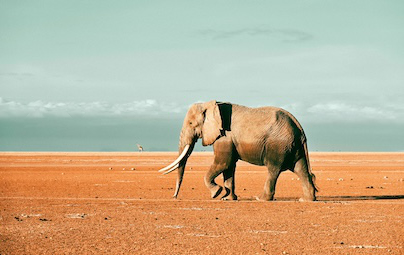
#> input picture final_result.png, 404 x 255 px
$ python seam_carving.py 3 final_result.png out
#> lines starting #> are read from the running program, lines starting #| are printed output that depends on the picture
#!/usr/bin/env python3
"""
Seam Carving Implementation

Usage:
    ./seam_carving.py <num_seams> <image_file> <output_directory>

Example:
    ./seam_carving.py 50 experimentacion/elefante.jpg ./
"""

import sys
import os
import time  # Module to measure wall and CPU time
import numpy as np
import matplotlib.pyplot as plt
import matplotlib.image as mpimg
from math import sqrt
from typing import List, Tuple


def color_sum(img: np.ndarray) -> np.ndarray:
    """
    Create a matrix by adding a black border around the image and
    computing the sum of the RGB values for each pixel.

    :param img: Input image as a numpy array of shape (height, width, channels)
    :return: New matrix with a 1-pixel black border (shape: (height+2, width+2))
    """
    height, width, _ = img.shape
    # Initialize a new matrix with an extra border filled with zeros (black)
    new_matrix = np.zeros((height + 2, width + 2))
    # Loop over each pixel in the original image
    for i in range(height):
        for j in range(width):
            # Place the sum of the RGB values in the corresponding position,
            # offset by one in both dimensions due to the added border.
            new_matrix[i + 1, j + 1] = np.sum(img[i, j])
    return new_matrix


def energy(matrix: np.ndarray, i: int, j: int) -> float:
    """
    Compute the energy of the pixel at (i, j) using the defined formula.
    A black border (value 0) is assumed outside the image.

    :param matrix: Matrix from color_sum with a black border.
    :param i: Row index.
    :param j: Column index.
    :return: Energy value.
    """
    # Get brightness values from the 8 neighbors (using 0 for missing neighbors)
    a = matrix[i - 1, j - 1] if i > 0 and j > 0 else 0
    b = matrix[i - 1, j] if i > 0 else 0
    c = matrix[i - 1, j + 1] if i > 0 and j < matrix.shape[1] - 1 else 0
    d = matrix[i, j - 1] if j > 0 else 0
    f = matrix[i, j + 1] if j < matrix.shape[1] - 1 else 0
    g = matrix[i + 1, j - 1] if i < matrix.shape[0] - 1 and j > 0 else 0
    h = matrix[i + 1, j] if i < matrix.shape[0] - 1 else 0
    ii = (
        matrix[i + 1, j + 1]
        if i < matrix.shape[0] - 1 and j < matrix.shape[1] - 1
        else 0
    )

    # Compute differences in horizontal and vertical directions
    x = a + 2 * d + g - c - 2 * f - ii
    y = a + 2 * b + c - g - 2 * h - ii
    # Return the Euclidean norm of the differences (the energy)
    return sqrt(x**2 + y**2)


def energy_matrix(matrix: np.ndarray) -> np.ndarray:
    """
    Compute the energy for each pixel (excluding the border).

    :param matrix: Matrix from color_sum.
    :return: 2D numpy array of energy values.
    """
    height = matrix.shape[0] - 2  # Remove border rows
    width = matrix.shape[1] - 2  # Remove border columns
    new_matrix = np.zeros((height, width))
    # Compute energy for each pixel inside the original image area
    for i in range(1, matrix.shape[0] - 1):
        for j in range(1, matrix.shape[1] - 1):
            new_matrix[i - 1, j - 1] = energy(matrix, i, j)
    return new_matrix


def find_path(energy_mat: np.ndarray) -> List[List]:
    """
    Compute the cumulative energy (cost) matrix and record the direction for backtracking.

    Each element in the returned matrix is a pair [cumulative_cost, direction] where
    direction is -1, 0, or 1 indicating the previous column offset.

    :param energy_mat: 2D numpy array of energy values.
    :return: Cumulative cost matrix as a list of lists.
    """
    # Convert the energy matrix to a list of lists for easier manipulation
    path_matrix = energy_mat.tolist()
    height = len(path_matrix)
    width = len(path_matrix[0])

    # Initialize the first row: cost equals energy, with a dummy direction 0
    for j in range(width):
        path_matrix[0][j] = [path_matrix[0][j], 0]

    # Use dynamic programming to fill the rest of the path matrix
    for i in range(1, height):
        # Process first column separately
        prev_mid = path_matrix[i - 1][0][0]
        prev_right = path_matrix[i - 1][1][0] if width > 1 else float("inf")
        if prev_mid <= prev_right:
            path_matrix[i][0] = [prev_mid + path_matrix[i][0], 0]
        else:
            path_matrix[i][0] = [prev_right + path_matrix[i][0], 1]

        # Process middle columns
        for j in range(1, width - 1):
            left_cost = path_matrix[i - 1][j - 1][0]
            mid_cost = path_matrix[i - 1][j][0]
            right_cost = path_matrix[i - 1][j + 1][0]
            min_cost = min(left_cost, mid_cost, right_cost)
            # Set direction based on which neighbor provided the minimum cost
            if min_cost == left_cost:
                direction = -1
            elif min_cost == mid_cost:
                direction = 0
            else:
                direction = 1
            path_matrix[i][j] = [min_cost + path_matrix[i][j], direction]

        # Process last column separately
        if width > 1:
            left_cost = path_matrix[i - 1][width - 2][0]
            mid_cost = path_matrix[i - 1][width - 1][0]
            if left_cost <= mid_cost:
                path_matrix[i][width - 1] = [left_cost + path_matrix[i][width - 1], -1]
            else:
                path_matrix[i][width - 1] = [mid_cost + path_matrix[i][width - 1], 0]

    return path_matrix


def min_in_list(lst: List[List]) -> Tuple[List, int]:
    """
    Find the element with the minimum cumulative cost in a list of [cost, direction] pairs.

    :param lst: List of pairs.
    :return: Tuple of the pair and its index.
    """
    min_val = lst[0][0]
    pos = 0
    for i in range(len(lst)):
        if lst[i][0] < min_val:
            min_val = lst[i][0]
            pos = i
    return lst[pos], pos


def retrieve_seam(path_matrix: List[List]) -> List[int]:
    """
    Backtrack through the cumulative cost matrix to retrieve the seam.

    :param path_matrix: Matrix computed by find_path.
    :return: List of column indices (one per row) representing the seam.
    """
    seam = []
    # Find the minimum cost in the bottom row and its column index
    _, pos = min_in_list(path_matrix[-1])
    height = len(path_matrix)
    # Backtrack from bottom to top using the stored direction
    for i in range(height - 1, -1, -1):
        seam.append(pos)
        _, direction = path_matrix[i][pos]
        pos += direction  # Move to the corresponding column in the previous row
    seam.reverse()  # Reverse to have the seam from top to bottom
    return seam


def remove_seam(image: np.ndarray, seam: List[int]) -> np.ndarray:
    """
    Remove the specified seam from the image.

    :param image: Original image as a numpy array.
    :param seam: List of column indices to remove (one per row).
    :return: New image with one less column.
    """
    h, w, c = image.shape
    # Initialize a new image with one fewer column
    new_image = np.zeros((h, w - 1, c), dtype=image.dtype)
    # Loop through each row and delete the pixel at the specified column
    for i in range(h):
        new_image[i, :, :] = np.delete(image[i, :, :], seam[i], axis=0)
    return new_image


def process_seam(image: np.ndarray) -> np.ndarray:
    """
    Process the image by removing one seam and print dimensions before and after removal.

    :param image: Input image as a numpy array.
    :return: New image with one seam removed.
    """
    # Print the dimensions before seam removal
    print("Image dimensions:", image.shape)
    # Calculate the color sum with border
    cs = color_sum(image)
    # Calculate the energy matrix
    em = energy_matrix(cs)
    # Compute the cumulative cost matrix and directions
    path_mat = find_path(em)
    # Retrieve the optimal seam based on the cumulative cost
    seam = retrieve_seam(path_mat)
    # Remove the seam from the image
    new_img = remove_seam(image, seam)
    # Print the dimensions after seam removal
    print("Image dimensions after seam removal:", new_img.shape)
    return new_img


def final_function(num_seams: int, image_file: str, output_dir: str) -> None:
    """
    Iteratively remove seams from the image and save only the final result.

    :param num_seams: Number of seams (columns) to remove.
    :param image_file: Path to the input image.
    :param output_dir: Directory to save the final result.
    """
#> called with num_seams = 3, image_file = 'final_result.png', output_dir = 'out'
    # Read the original image from file
    img = plt.imread(image_file)
#> img is the input picture: shape (255, 404, 4) float32; mean R, G, B, A 0.757, 0.692, 0.573, 1
    # Iteratively process the image, removing one seam at a time
    for i in range(num_seams):
        print("Iteration:", i)
        img = process_seam(img)
#> this loop made 3 passes
#> pass 1, in process_seam, `cs = color_sum(image)`:
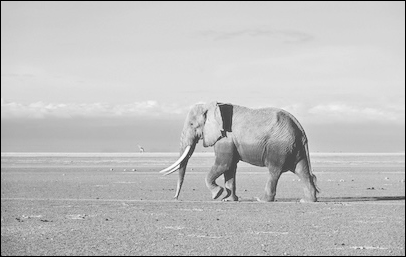
#> cs: shape (257, 406) float64; min 0, max 3.96, mean 2.98; drawn with min black and max white
#> pass 1, in process_seam, `em = energy_matrix(cs)`:
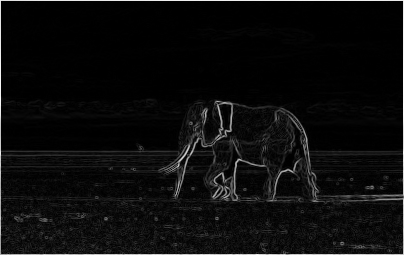
#> em: shape (255, 404) float64; min 0, max 13.94, mean 0.675; drawn with min black and max white
#> after the loop:
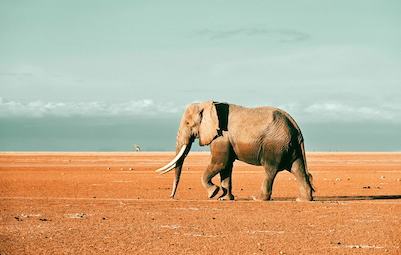
#> img: shape (255, 401, 4) float32; mean R, G, B, A 0.757, 0.692, 0.573, 1
    # Build the final output file path
    final_output_path = os.path.join(output_dir, "final_result.png")
    # Print the final image dimensions
    print("Final image dimensions:", img.shape)
#| Final image dimensions: (255, 401, 4)
    # Save the final image result
    mpimg.imsave(final_output_path, img)
    print("Saved final result image:", final_output_path)

if __name__ == "__main__":
    # Ensure the proper number of command-line arguments are provided
    if len(sys.argv) != 4:
        print("Usage: costuras <num_seams> <image_file> <output_directory>")
        sys.exit(1)
    # Convert the number of seams argument to an integer
    try:
        num_seams = int(sys.argv[1])
    except ValueError:
        print("Error: <num_seams> must be an integer.")
        sys.exit(1)

    image_file = sys.argv[2]
    output_dir = sys.argv[3]

    # Check if the input image file exists
    if not os.path.exists(image_file):
        print(f"Error: Image file '{image_file}' does not exist.")
        sys.exit(1)

    # Create the output directory if it doesn't exist
    if not os.path.exists(output_dir):
        os.makedirs(output_dir)

    # Record start times for wall-clock and CPU
    start_wall = time.time()
    start_cpu = os.times()

    # Execute the final function to remove seams and save the final image
    final_function(num_seams, image_file, output_dir)

    # Record end times for wall-clock and CPU
    end_wall = time.time()
    end_cpu = os.times()

    # Calculate total elapsed time, user CPU time, and system CPU time
    total_time = end_wall - start_wall
    user_time = end_cpu.user - start_cpu.user
    system_time = end_cpu.system - start_cpu.system
    # Compute CPU utilization percentage
    cpu_utilization = (
        (user_time + system_time) / total_time * 100 if total_time > 0 else 0
    )

    # Display a clear summary of the execution time in English
    print(
        f"\nThe script completed in a total of {total_time:.3f} seconds, "
        f"using {user_time:.2f} seconds of user time and {system_time:.2f} seconds of system time, "
        f"with an average CPU utilization of {cpu_utilization:.0f}%."
    )
